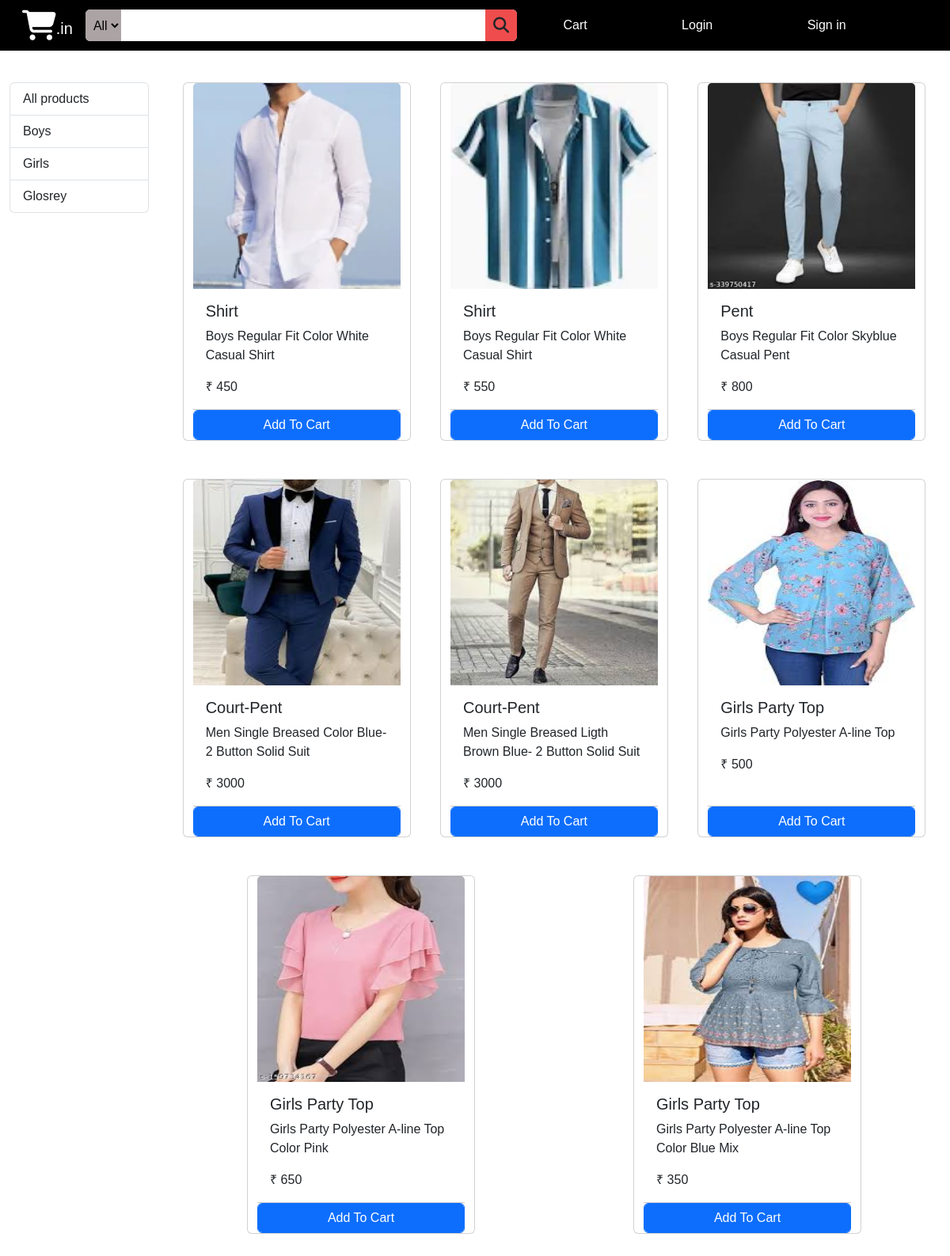
The page / on the database its author committed.
### Amazonapp/models/category.py (models this page shows, shortened)
class Category(models.Model):
    name = models.CharField(max_length=20)
    @staticmethod
    def get_all_categories():
        return Category.objects.all()

### Amazonapp/models/product.py (models this page shows, shortened)
class Product(models.Model):
    name = models.CharField(max_length=50)
    price = models.IntegerField(default=0)
    category = models.ForeignKey(Category,on_delete=models.CASCADE, default=0)
    description = models.CharField(max_length=200, default='', null=True, blank=True)
    image = models.ImageField(upload_to='uploads/products/')
    @staticmethod
    def get_all_products():
        return Product.objects.all()

### Amazonapp/views/home.py (the view, shortened to what this page needs)
# urls.py: path('', home.index.as_view() ,name="homepage"),
class index(View):
    def get(self, request):
        cart = request.session.get('cart')
        if not cart:
            request.session['cart'] = {}
        products = None
        categories =  Category.get_all_categories()
        categoryID = request.GET.get('category')
        if categoryID:
            products = Product.get_all_products_by_categoryid(categoryID)
        else:
            products =  Product.get_all_products()
        data = {}
        data['products'] = products
        data['categories'] = categories
        return render(request, 'index.html', data)

### Amazonapp/templatetags/cart.py (called while the page is built)
@register.filter(name = 'is_in_cart')
def is_in_cart(product, cart):
    keys = cart.keys()
    for id in keys:
        if int(id) == product.id:
            return True
    return False

### Amazonapp/templatetags/custom_filter.py (called while the page is built)
@register.filter(name = 'currency')
def currency(number):
    return "₹ "+str(number)

### Amazonapp/templates/index.html (shortened to what this page needs)
{% extends 'base.html' %}
{% block content %}
{% load cart %}
{% load custom_filter %}
<div class="container-fluid middle" id="middle" >
    <div class="row">
        <div class="col-lg-2 col-md-2 col-sm-2 mx-auto">
            <div class="list-group">
                <a href="/" class="list-group-item list-group-item-action">All products</a>
                {% for category in categories %}
                <a href="/?category={{category.id}}" class="list-group-item list-group-item-action">{{category.name}}</a>
                {% endfor %}
            </div>
        </div>
        <div id="products" class="col-lg-10 col-md-10 col-sm-10 mx-auto">
        <div class="row mx-auto">
            {% for product in products %}
            <div class="card mx-auto mb-5" id="{{product.id}}" style="width: 18rem;">
                <img src="{{product.image.url}}" class="card-img-top" alt="" style="height: 260px;">
                <div class="card-body">
                    <h5 class="card-title">{{product.name}}</h5>
                    <p class="card-text">{{product.description}}</p>
                    <p class="card-text"><span></span>{{product.price|currency}}</p>
                </div>
                <div class="card-footer p-0 ">
                    {% if product|is_in_cart:request.session.cart %}
                    <div class="row no-gutters">
                        <form action="/#{{product.id}}" method="post" class="col-2">
                            {% csrf_token %}
                            <input type="text" value="{{product.id}}" name="product" hidden>
                            <input type="text" value="True" name='remove' hidden>
                            <input type="submit" value=" - " class=" btn btn-block btn-dark" >
                        </form>
                        <div class="text-center col pt-2">{{product|cart_quantity:request.session.cart}} Item in Cart</div>
                        <form action="/#{{product.id}}" method="post" class="col-2">
                            {% csrf_token %}
                            <input type="text" value="{{product.id}}" name="product" hidden>
                            <input type="submit" value=" + " class=" btn btn-block btn-dark" >
                        </form>
                    </div>
                    {% else %}
                    <form action="/#{{product.id}}" method="POST" class="btn-block p-0">
                        <input type="submit" class="btn-block btn btn-primary form-control" value="Add To Cart">
                    </form>
                    {% endif %}
                </div>
            </div>
            {% endfor %}
        </div>
        </div>
    </div>
    </div>
{% endblock  %}

### Amazonapp/templates/base.html (shortened to what this page needs)
<!doctype html>
<html lang="en">
    <head>
        <link href="https://cdn.jsdelivr.net/npm/bootstrap@5.3.2/dist/css/bootstrap.min.css" rel="stylesheet"
 />
        {% load static %}
        <link rel="stylesheet" href="{% static '1st.css' %}">
        <link rel="stylesheet" href="https://cdnjs.cloudflare.com/ajax/libs/font-awesome/6.5.1/css/all.min.css" />
</head>
<body>
    <div class="container-fluid" id="navbar" >
        <div class="combo1">
        <div class="logobox">
            <i class=" fa-solid fa-shopping-cart" id="logo"></i>
            <span>.in</span>
        </div>
        <div class="searchbox">
            <div class="searchbar">
                <form action="" method="get">
                    <select name="" id="sel">
                        <option value="All">All</option>
                    </select>
                    <input type="search" id="searchbtn" style="border: none; border-top-right-radius: 6px;border-bottom-right-radius: 6px;">
                        <i class="fa-solid fa-search" ></i>
                </form>
            </div>
        </div>
        </div>
    <div class="combo">
        {% if request.session.customer %}
        <div class="orderbox">
            <div class="info2">
                <a href="/cart" style="text-decoration: none;color: white;" class="nav-link">Cart <span class="sr-only">(current)</span></a>
            </div>
        </div>
        <div class="orderbox">
            <div class="info2">
                <a href="/orders" style="text-decoration: none;color: white;" class="nav-link">Orders <span class="sr-only">(current)</span></a>
            </div>
        </div>
        <div class="orderbox">
            <div class="info2">
                <a href="/logout" style="text-decoration: none;color: white;">Logout <span class="sr-only">(current)</span></a>
            </div>
        </div>
        {% else %}
        <div class="orderbox">
            <div class="info2">
                <a href="/cart" style="text-decoration: none;color: white;" class="nav-link">Cart <span class="sr-only">(current)</span></a>
            </div>
        </div>
        <div class="orderbox">
            <div class="info2">
                <a href="{% url 'loginpage' %}" style="text-decoration: none;color: white;">Login</a>
            </div>
        </div>
        <div class="orderbox">
            <div class="info2">
                <a href="{% url 'signuppage' %}" style="text-decoration: none;color: white;">Sign in</a>
            </div>
        </div>
        {% endif %}
    </div>
    </div>
    {% block content %}
    {% endblock  %}
</body>
</html>

### Amazonapp/static/1st.css (style rules this page uses)
* { padding: 0%; margin: 0%; box-sizing: border-box; font-family: sans-serif; text-decoration: none; }
#navbar { padding: 0px 20px; background-color: black ; height: auto; width: 100%; display: flex; align-items: center; justify-content: space-evenly; flex-wrap: nowrap; }
.logobox { height: fit-content; border: 2px solid transparent; width: fit-content; padding: 10px 6px; transition: all .2s linear; display: flex; flex-wrap: nowrap; align-items: end; }
.logobox #logo { font-size: 38px; color: white; }
.logobox span { font-size: 20px; color: white; }
form { display: flex; }
.searchbox { padding: 10px 6px; border: 2px solid transparent; transition: all .2s linear; }
.searchbar { height: fit-content; width: auto; border: none; background-color: white; border-radius: 6px; display: flex; align-items: center; justify-content: center; }
.searchbar #sel { height: 40px; cursor: pointer; border: none; padding: 6px 0px 6px 6px; background: rgb(172, 164, 164); width: 45px; color: black; border-top-left-radius: 6px; border-bottom-left-radius: 6px; outline: none; }
.searchbar #sel option { border: none; cursor: pointer; }
.searchbar input { height: auto; width: 460px; border: none; outline: none; font-size: 16px; padding: 0px 12px 2px 8px; }
.searchbar input::placeholder { color: black; text-transform: capitalize; }
.searchbar i { font-size: 20px; cursor: pointer; height: 40px; width: 40px; display: flex; align-items: center; justify-content: center; border-top-right-radius: 6px; border-bottom-right-radius: 6px; transition: all .2s linear; background-color: rgb(239, 77, 77); }
.orderbox { padding: 10px 6px; border: 2px solid transparent; }
.info2 { display: flex; flex-direction: column; align-items: start; justify-content: left; }
.info2 a { text-decoration: none; }
.combo { display: flex; align-items: center; justify-content: space-evenly; width: 50%; }
.combo1 { display: flex; align-items: center; justify-content: space-evenly; width: 50%; }
#middle { padding-top: 40px; }

### rows shown on the page
Category: name "Boys"
Category: name "Girls"
Category: name "Glosrey"
Product: {{ product.id }} 18 (drawn), image (picture), name "Shirt", description "Boys Regular Fit Color White Casual Shirt", price "₹ 450"
Product: image (picture), name "Shirt", description "Boys Regular Fit Color White Casual Shirt", price "₹ 550"
Product: image (picture), name "Pent", description "Boys Regular Fit Color Skyblue Casual Pent", price "₹ 800"
Product: image (picture), name "Court-Pent", description "Men Single Breased Color Blue- 2 Button Solid Suit", price "₹ 3000"
Product: image (picture), name "Court-Pent", description "Men Single Breased Ligth Brown Blue- 2 Button Solid Suit", price "₹ 3000"
Product: image (picture), name "Girls Party Top", description "Girls Party Polyester A-line Top", price "₹ 500"
Product: image (picture), name "Girls Party Top", description "Girls Party Polyester A-line Top Color Pink", price "₹ 650"
Product: image (picture), name "Girls Party Top", description "Girls Party Polyester A-line Top Color Blue Mix", price "₹ 350"
